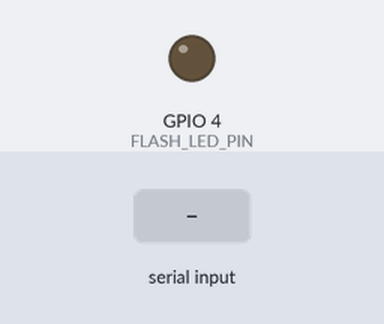
Recording of a sketch running on a simulated ESP32. Shown: output pins drawn as LEDs (lit = HIGH). The test bench sets the inputs (shaded band). The camera gives no picture; what the sketch prints to the serial monitor is not drawn.

Above: at 2.7 s.
2.8 s: "CAM:CAPTURE\n" received over Serial
At 2.88 s:
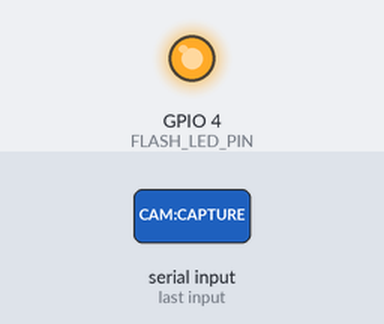
Timing chart, 0 to 5.8 s (numbered marks = the images above; inputs shaded):
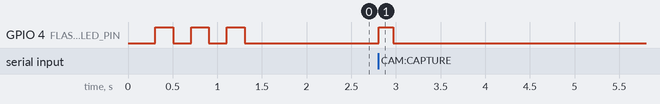

Measured:
- after the input at 2.8 s, GPIO 4 (FLASH_LED_PIN): LOW → HIGH at once, → LOW 0.16 s later

The sketch:

esp32cam_capture.ino
```cpp
/*
 * SISTEM PEMILAH SAMPAH CERDAS - ESP32-CAM
 * =========================================
 *
 * ESP32-CAM untuk capture gambar sampah
 *
 * Features:
 * - Capture foto saat trigger dari ESP32 main
 * - Kirim gambar via WiFi ke laptop
 * - LED flash indicator
 *
 * Hardware:
 * - ESP32-CAM AI Thinker
 * - Camera OV2640 2MP
 *
 * Pin Configuration:
 * - IO0: Boot mode (GND saat upload)
 * - IO4: Flash LED
 * - Serial: RX/TX untuk komunikasi
 *
 * Upload Instructions:
 * 1. Connect IO0 to GND
 * 2. Upload sketch
 * 3. Disconnect IO0 from GND
 * 4. Reset ESP32-CAM
 */

#include "esp_camera.h"
#include <WiFi.h>

// Camera pins for AI Thinker ESP32-CAM
#define PWDN_GPIO_NUM     32
#define RESET_GPIO_NUM    -1
#define XCLK_GPIO_NUM      0
#define SIOD_GPIO_NUM     26
#define SIOC_GPIO_NUM     27
#define Y9_GPIO_NUM       35
#define Y8_GPIO_NUM       34
#define Y7_GPIO_NUM       39
#define Y6_GPIO_NUM       36
#define Y5_GPIO_NUM       21
#define Y4_GPIO_NUM       19
#define Y3_GPIO_NUM       18
#define Y2_GPIO_NUM        5
#define VSYNC_GPIO_NUM    25
#define HREF_GPIO_NUM     23
#define PCLK_GPIO_NUM     22

// Flash LED
#define FLASH_LED_PIN 4

// WiFi credentials (OPTIONAL - untuk remote capture)
const char* ssid = "YOUR_WIFI_SSID";
const char* password = "YOUR_WIFI_PASSWORD";

void setup() {
  Serial.begin(115200);
  Serial.println("========================================");
  Serial.println("SISTEM PEMILAH SAMPAH CERDAS");
  Serial.println("ESP32-CAM Module");
  Serial.println("========================================");

  // Setup flash LED
  pinMode(FLASH_LED_PIN, OUTPUT);
  digitalWrite(FLASH_LED_PIN, LOW);

  // Camera configuration
  camera_config_t config;
  config.ledc_channel = LEDC_CHANNEL_0;
  config.ledc_timer = LEDC_TIMER_0;
  config.pin_d0 = Y2_GPIO_NUM;
  config.pin_d1 = Y3_GPIO_NUM;
  config.pin_d2 = Y4_GPIO_NUM;
  config.pin_d3 = Y5_GPIO_NUM;
  config.pin_d4 = Y6_GPIO_NUM;
  config.pin_d5 = Y7_GPIO_NUM;
  config.pin_d6 = Y8_GPIO_NUM;
  config.pin_d7 = Y9_GPIO_NUM;
  config.pin_xclk = XCLK_GPIO_NUM;
  config.pin_pclk = PCLK_GPIO_NUM;
  config.pin_vsync = VSYNC_GPIO_NUM;
  config.pin_href = HREF_GPIO_NUM;
  config.pin_sscb_sda = SIOD_GPIO_NUM;
  config.pin_sscb_scl = SIOC_GPIO_NUM;
  config.pin_pwdn = PWDN_GPIO_NUM;
  config.pin_reset = RESET_GPIO_NUM;
  config.xclk_freq_hz = 20000000;
  config.pixel_format = PIXFORMAT_JPEG;

  // Frame size
  if(psramFound()) {
    config.frame_size = FRAMESIZE_UXGA;  // 1600x1200
    config.jpeg_quality = 10;
    config.fb_count = 2;
  } else {
    config.frame_size = FRAMESIZE_SVGA;  // 800x600
    config.jpeg_quality = 12;
    config.fb_count = 1;
  }

  // Initialize camera
  esp_err_t err = esp_camera_init(&config);
  if (err != ESP_OK) {
    Serial.printf("❌ Camera init failed: 0x%x\n", err);
    return;
  }

  Serial.println("✅ Camera initialized!");

  // Test flash
  testFlash();

  Serial.println("\n⏳ Ready untuk capture...\n");
}

void loop() {
  // Check for capture command from Serial
  if (Serial.available() > 0) {
    String command = Serial.readStringUntil('\n');
    command.trim();

    if (command == "CAM:CAPTURE") {
      captureAndSend();
    }
  }

  delay(100);
}

void captureAndSend() {
  Serial.println("📸 Capturing image...");

  // Turn on flash
  digitalWrite(FLASH_LED_PIN, HIGH);
  delay(100);

  // Capture photo
  camera_fb_t * fb = esp_camera_fb_get();

  // Turn off flash
  digitalWrite(FLASH_LED_PIN, LOW);

  if (!fb) {
    Serial.println("❌ Camera capture failed!");
    return;
  }

  Serial.printf("✅ Image captured: %d bytes\n", fb->len);

  // TODO: Send image to laptop via WiFi/Serial
  // For now, just notify
  Serial.println("CAM:IMAGE_READY");

  // Return frame buffer
  esp_camera_fb_return(fb);
}

void testFlash() {
  Serial.println("🔦 Testing flash...");

  for (int i = 0; i < 3; i++) {
    digitalWrite(FLASH_LED_PIN, HIGH);
    delay(200);
    digitalWrite(FLASH_LED_PIN, LOW);
    delay(200);
  }

  Serial.println("✅ Flash test selesai!");
}
```
